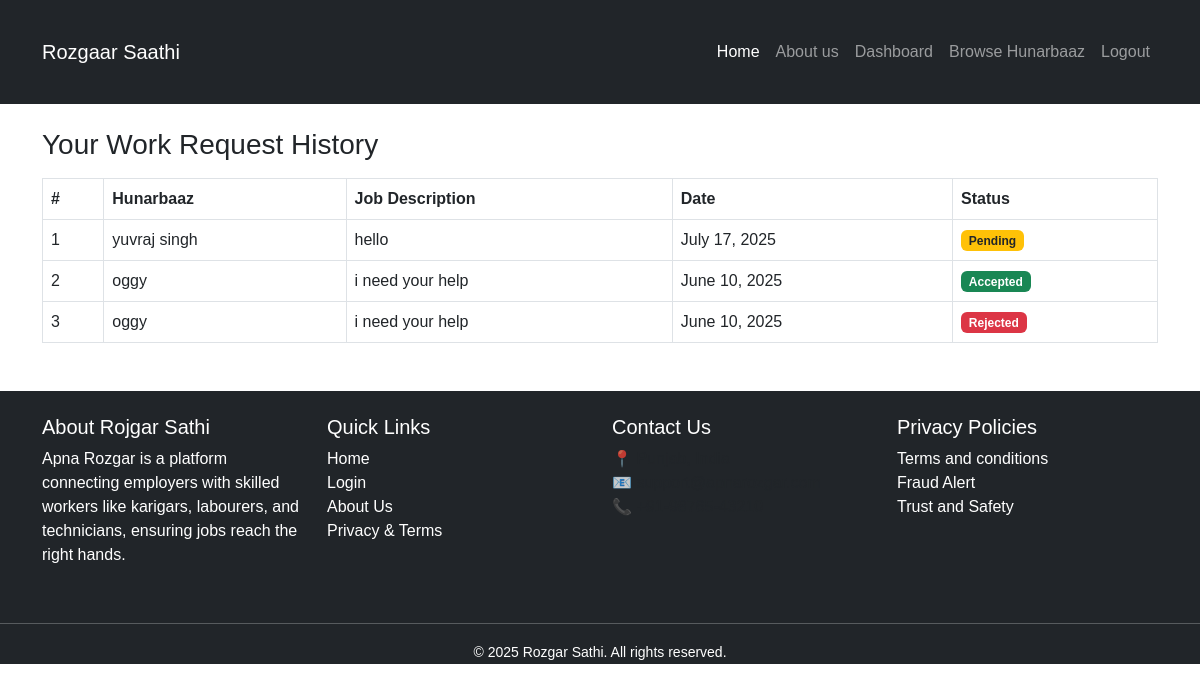
The page /client/requests/history/ (signed in) on the database its author committed.
### client/models.py (models this page shows, shortened)
class PostRequest(models.Model):
    client = models.ForeignKey(User, on_delete=models.CASCADE, related_name='sent_requests')
    hunarbaaz = models.ForeignKey(Hunarbaaz, on_delete=models.CASCADE, related_name='received_requests')
    job_description = models.TextField()
    location = models.CharField(max_length=100)
    scheduled_date = models.DateField()
    is_accepted = models.BooleanField(null=True, blank=True)  # None = Pending, True = Accepted, False = Rejected
    created_at = models.DateTimeField(auto_now_add=True)

### hunarbaaz/models.py (models this page shows, shortened)
class Hunarbaaz(models.Model):
    user = models.OneToOneField(User, on_delete=models.CASCADE)
    full_name = models.CharField(max_length=100)
    mobile = models.CharField(max_length=15)
    skill = models.CharField(max_length=100)
    location = models.CharField(max_length=100)
    experience = models.PositiveIntegerField(help_text="Years of experience")
    aadhaar_number = models.CharField(max_length=12, unique=True)
    profile_pic = models.ImageField(upload_to='hunarbaaz/profile_pics/', null=True, blank=True)
    work_sample = models.ImageField(upload_to='hunarbaaz/work_samples/', null=True, blank=True)
    is_verified = models.BooleanField(default=False)
    created_at = models.DateTimeField(auto_now_add=True)

### client/views.py (the view)
# urls.py: path('requests/history/', views.request_history, name='request_history'),
@login_required
def request_history(request):
    requests = PostRequest.objects.filter(client=request.user).order_by('-created_at')
    return render(request, 'client/request_history.html', {'requests': requests})

### client/templates/client/request_history.html
{% extends 'base/base.html' %}
{% block content %}
<div class="container mt-4">
  <h3>Your Work Request History</h3>
  <table class="table table-bordered mt-3">
    <thead>
      <tr>
        <th>#</th>
        <th>Hunarbaaz</th>
        <th>Job Description</th>
        <th>Date</th>
        <th>Status</th>
      </tr>
    </thead>
    <tbody>
      {% for request in requests %}
        <tr>
          <td>{{ forloop.counter }}</td>
          <td>{{ request.hunarbaaz.full_name }}</td>
          <td>{{ request.job_description|truncatewords:10 }}</td>
          <td>{{ request.scheduled_date }}</td>
          <td>
            {% if request.is_accepted == True %}
              <span class="badge bg-success">Accepted</span>
            {% elif request.is_accepted == False %}
              <span class="badge bg-danger">Rejected</span>
            {% else %}
              <span class="badge bg-warning text-dark">Pending</span>
            {% endif %}
          </td>
        </tr>
      {% empty %}
        <tr>
          <td colspan="5" class="text-center">No work requests yet.</td>
        </tr>
      {% endfor %}
    </tbody>
  </table>
</div>
{% endblock %}

### base/static/base/css/style.css (style rules this page uses)
body { margin: 0; padding: 0; font-family: 'Poppins', sans-serif; min-height: 100vh; background-color: #ffffff; }

### rows shown on the page
PostRequest: hunarbaaz.full_name "yuvraj singh", job_description "hello", scheduled_date "July 17, 2025", shows "Pending"
PostRequest: hunarbaaz.full_name "oggy", job_description "i need your help", scheduled_date "June 10, 2025", is_accepted "Accepted"
PostRequest: hunarbaaz.full_name "oggy", job_description "i need your help", scheduled_date "June 10, 2025", is_accepted "Rejected"
